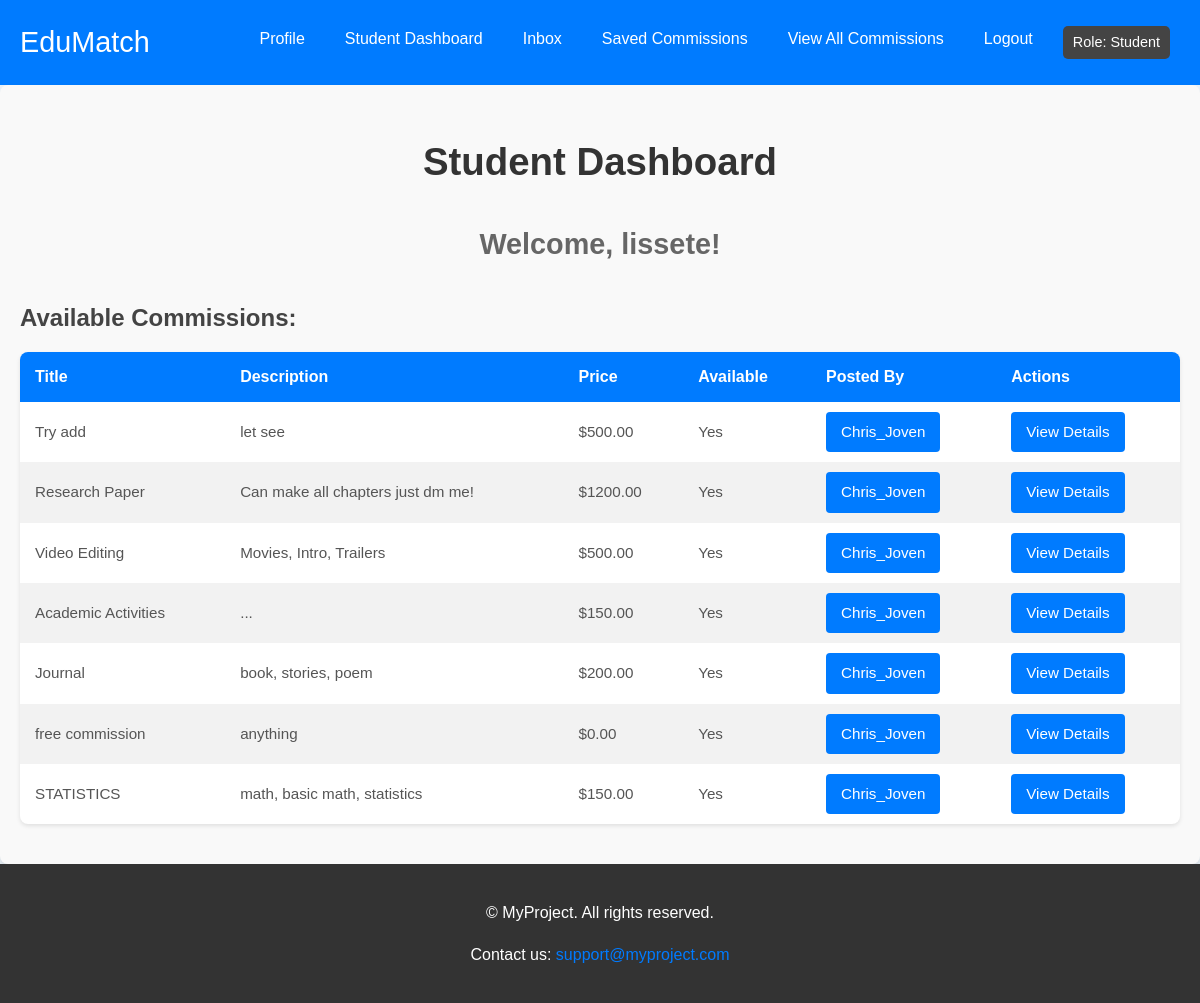
Before: /student/dashboard/ (signed in) with the older database file.
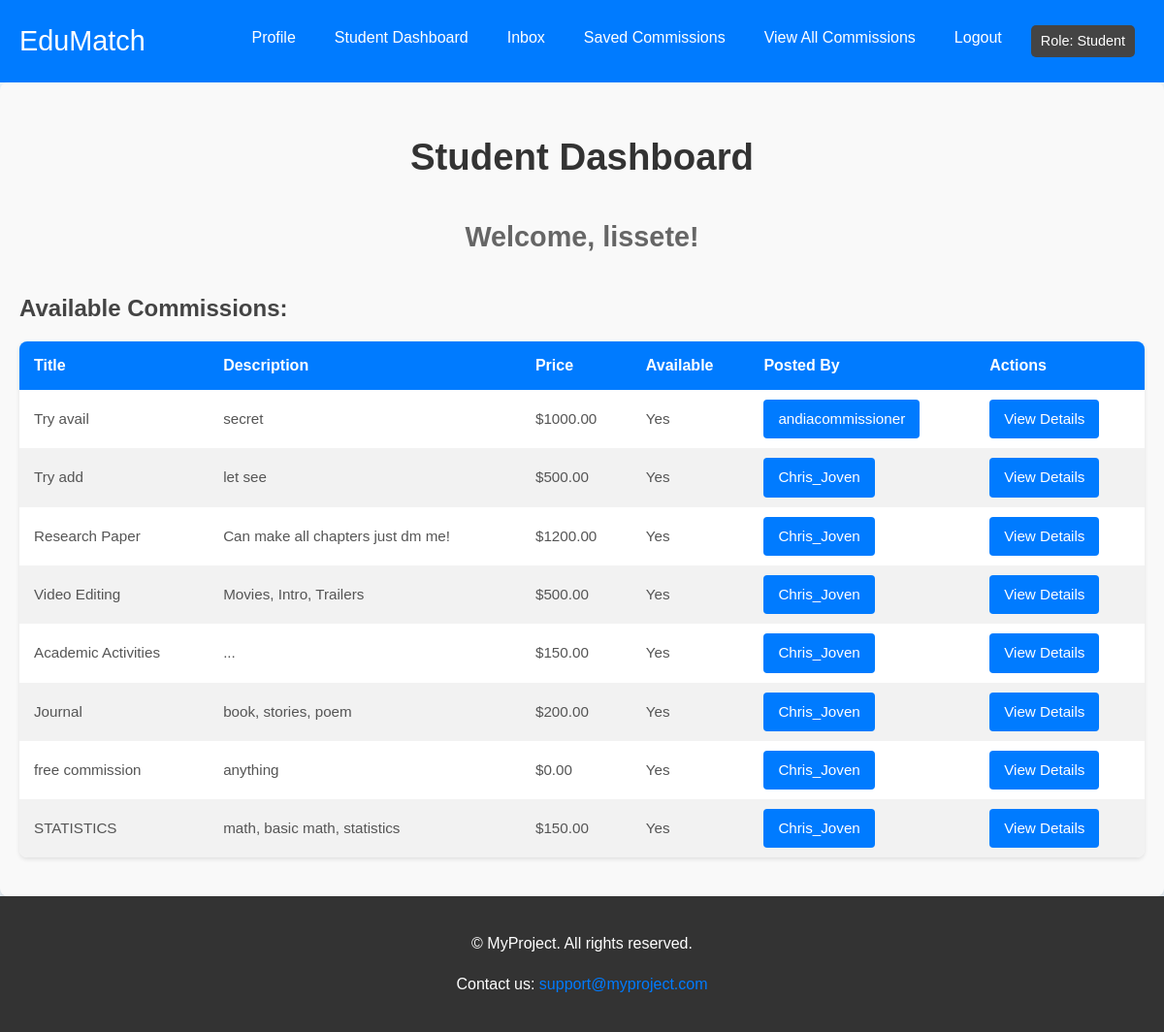
After: the same page with the newer database file.
### app/models.py (models this page shows, shortened)
class Commission(models.Model):
    title = models.CharField(max_length=150)
    description = models.TextField()
    commissioner = models.ForeignKey(settings.AUTH_USER_MODEL, on_delete=models.CASCADE, related_name='commissions_created')
    price = models.DecimalField(max_digits=10, decimal_places=2)
    available = models.BooleanField(default=True)
    created_at = models.DateTimeField(auto_now_add=True)
    class Meta:
        ordering = ['-created_at']
    objects = CommissionQuerySet.as_manager()  # Use the custom QuerySet

class CustomUser(AbstractUser):
    ROLE_CHOICES = (
        ('student', 'Student'),
        ('commissioner', 'Commissioner'),
    )
    role = models.CharField(max_length=20, choices=ROLE_CHOICES, default='student')

### app/views.py (the view)
# urls.py: path('student/dashboard/', views.student_dashboard, name='student-dashboard'),
@login_required
def student_dashboard(request):
    if request.user.role != 'student':
        return redirect('some_error_page')
    commissions = Commission.objects.all()
    context = {
        'title': 'Student Dashboard',
        'student_name': request.user.first_name,
        'commissions': commissions,
    }
    return render(request, 'app/student/student_dashboard.html', context)

### app/templates/app/student/student_dashboard.html
{% extends 'app/base.html' %}
{% block content %}
<div class="dashboard-container">
    <h1>{{ title }}</h1>
    <h3>Welcome, {{ user.username }}!</h3>
    <div class="commissions">
        <h4>Available Commissions:</h4>
        <table>
            <thead>
                <tr>
                    <th>Title</th>
                    <th>Description</th>
                    <th>Price</th>
                    <th>Available</th>
                    <th>Posted By</th>
                    <th>Actions</th>
                </tr>
            </thead>
            <tbody>
                {% for commission in commissions %}
                <tr>
                    <td data-label="Title">{{ commission.title }}</td>
                    <td data-label="Description">{{ commission.description|truncatechars:50 }}</td>
                    <td data-label="Price">${{ commission.price }}</td>
                    <td data-label="Available">{{ commission.available|yesno:"Yes,No" }}</td>
                    <td data-label="Posted By">
                        <a href="{% url 'commissioner-profile' commission.commissioner.pk %}">
                            {{ commission.commissioner.username }}
                        </a>
                    </td>
                    <td data-label="Actions">
                        <a href="{% url 'commission-detail' commission.pk %}" class="btn-action">View Details</a>
                    </td>
                </tr>
                {% empty %}
                <tr>
                    <td colspan="6">No commissions are currently available!</td>
                </tr>
                {% endfor %}
            </tbody>
        </table>
    </div>
</div>
{% endblock %}

Changed rows visible on the page:
added Commission: title "Try avail", description "secret", price "1000.00", available "Yes", commissioner.username "andiacommissioner"
